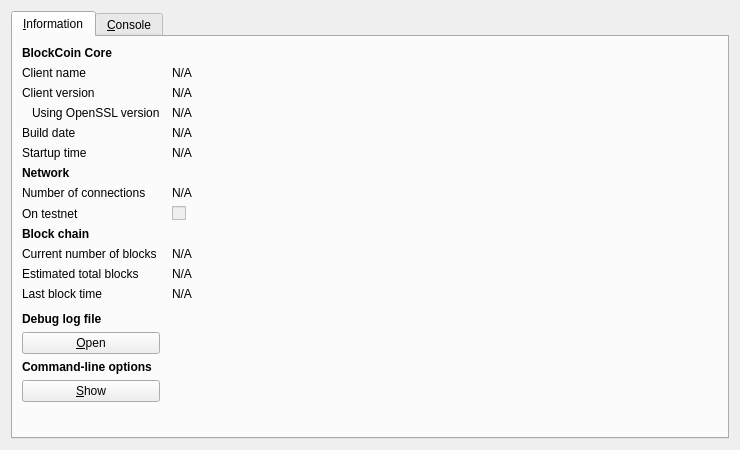
<?xml version="1.0" encoding="UTF-8"?>
<ui version="4.0">
 <class>RPCConsole</class>
 <widget class="QDialog" name="RPCConsole">
  <property name="geometry">
   <rect>
    <x>0</x>
    <y>0</y>
    <width>740</width>
    <height>450</height>
   </rect>
  </property>
  <property name="windowTitle">
   <string>BlockCoin - Debug window</string>
  </property>
  <layout class="QVBoxLayout" name="verticalLayout_2">
   <item>
    <widget class="QTabWidget" name="tabWidget">
     <property name="currentIndex">
      <number>0</number>
     </property>
     <widget class="QWidget" name="tab_info">
      <attribute name="title">
       <string>&amp;Information</string>
      </attribute>
      <layout class="QGridLayout" name="gridLayout" columnstretch="0,1">
       <property name="horizontalSpacing">
        <number>12</number>
       </property>
       <item row="0" column="0">
        <widget class="QLabel" name="label_9">
         <property name="font">
          <font>
           <weight>75</weight>
           <bold>true</bold>
          </font>
         </property>
         <property name="text">
          <string>BlockCoin Core</string>
         </property>
        </widget>
       </item>
       <item row="1" column="0">
        <widget class="QLabel" name="label_5">
         <property name="text">
          <string>Client name</string>
         </property>
        </widget>
       </item>
       <item row="1" column="1">
        <widget class="QLabel" name="clientName">
         <property name="cursor">
          <cursorShape>IBeamCursor</cursorShape>
         </property>
         <property name="text">
          <string>N/A</string>
         </property>
         <property name="textFormat">
          <enum>Qt::PlainText</enum>
         </property>
         <property name="textInteractionFlags">
          <set>Qt::LinksAccessibleByMouse|Qt::TextSelectableByKeyboard|Qt::TextSelectableByMouse</set>
         </property>
        </widget>
       </item>
       <item row="2" column="0">
        <widget class="QLabel" name="label_6">
         <property name="text">
          <string>Client version</string>
         </property>
        </widget>
       </item>
       <item row="2" column="1">
        <widget class="QLabel" name="clientVersion">
         <property name="cursor">
          <cursorShape>IBeamCursor</cursorShape>
         </property>
         <property name="text">
          <string>N/A</string>
         </property>
         <property name="textFormat">
          <enum>Qt::PlainText</enum>
         </property>
         <property name="textInteractionFlags">
          <set>Qt::LinksAccessibleByMouse|Qt::TextSelectableByKeyboard|Qt::TextSelectableByMouse</set>
         </property>
        </widget>
       </item>
       <item row="3" column="0">
        <widget class="QLabel" name="label_14">
         <property name="text">
          <string>Using OpenSSL version</string>
         </property>
         <property name="indent">
          <number>10</number>
         </property>
        </widget>
       </item>
       <item row="3" column="1">
        <widget class="QLabel" name="openSSLVersion">
         <property name="cursor">
          <cursorShape>IBeamCursor</cursorShape>
         </property>
         <property name="text">
          <string>N/A</string>
         </property>
         <property name="textFormat">
          <enum>Qt::PlainText</enum>
         </property>
         <property name="textInteractionFlags">
          <set>Qt::LinksAccessibleByMouse|Qt::TextSelectableByKeyboard|Qt::TextSelectableByMouse</set>
         </property>
        </widget>
       </item>
       <item row="4" column="0">
        <widget class="QLabel" name="label_12">
         <property name="text">
          <string>Build date</string>
         </property>
        </widget>
       </item>
       <item row="4" column="1">
        <widget class="QLabel" name="buildDate">
         <property name="cursor">
          <cursorShape>IBeamCursor</cursorShape>
         </property>
         <property name="text">
          <string>N/A</string>
         </property>
         <property name="textFormat">
          <enum>Qt::PlainText</enum>
         </property>
         <property name="textInteractionFlags">
          <set>Qt::LinksAccessibleByMouse|Qt::TextSelectableByKeyboard|Qt::TextSelectableByMouse</set>
         </property>
        </widget>
       </item>
       <item row="5" column="0">
        <widget class="QLabel" name="label_13">
         <property name="text">
          <string>Startup time</string>
         </property>
        </widget>
       </item>
       <item row="5" column="1">
        <widget class="QLabel" name="startupTime">
         <property name="cursor">
          <cursorShape>IBeamCursor</cursorShape>
         </property>
         <property name="text">
          <string>N/A</string>
         </property>
         <property name="textFormat">
          <enum>Qt::PlainText</enum>
         </property>
         <property name="textInteractionFlags">
          <set>Qt::LinksAccessibleByMouse|Qt::TextSelectableByKeyboard|Qt::TextSelectableByMouse</set>
         </property>
        </widget>
       </item>
       <item row="6" column="0">
        <widget class="QLabel" name="label_11">
         <property name="font">
          <font>
           <weight>75</weight>
           <bold>true</bold>
          </font>
         </property>
         <property name="text">
          <string>Network</string>
         </property>
        </widget>
       </item>
       <item row="7" column="0">
        <widget class="QLabel" name="label_7">
         <property name="text">
          <string>Number of connections</string>
         </property>
        </widget>
       </item>
       <item row="7" column="1">
        <widget class="QLabel" name="numberOfConnections">
         <property name="cursor">
          <cursorShape>IBeamCursor</cursorShape>
         </property>
         <property name="text">
          <string>N/A</string>
         </property>
         <property name="textFormat">
          <enum>Qt::PlainText</enum>
         </property>
         <property name="textInteractionFlags">
          <set>Qt::LinksAccessibleByMouse|Qt::TextSelectableByKeyboard|Qt::TextSelectableByMouse</set>
         </property>
        </widget>
       </item>
       <item row="8" column="0">
        <widget class="QLabel" name="label_8">
         <property name="text">
          <string>On testnet</string>
         </property>
        </widget>
       </item>
       <item row="8" column="1">
        <widget class="QCheckBox" name="isTestNet">
         <property name="enabled">
          <bool>false</bool>
         </property>
         <property name="text">
          <string/>
         </property>
        </widget>
       </item>
       <item row="9" column="0">
        <widget class="QLabel" name="label_10">
         <property name="font">
          <font>
           <weight>75</weight>
           <bold>true</bold>
          </font>
         </property>
         <property name="text">
          <string>Block chain</string>
         </property>
        </widget>
       </item>
       <item row="10" column="0">
        <widget class="QLabel" name="label_3">
         <property name="text">
          <string>Current number of blocks</string>
         </property>
        </widget>
       </item>
       <item row="10" column="1">
        <widget class="QLabel" name="numberOfBlocks">
         <property name="cursor">
          <cursorShape>IBeamCursor</cursorShape>
         </property>
         <property name="text">
          <string>N/A</string>
         </property>
         <property name="textFormat">
          <enum>Qt::PlainText</enum>
         </property>
         <property name="textInteractionFlags">
          <set>Qt::LinksAccessibleByMouse|Qt::TextSelectableByKeyboard|Qt::TextSelectableByMouse</set>
         </property>
        </widget>
       </item>
       <item row="11" column="0">
        <widget class="QLabel" name="label_4">
         <property name="text">
          <string>Estimated total blocks</string>
         </property>
        </widget>
       </item>
       <item row="11" column="1">
        <widget class="QLabel" name="totalBlocks">
         <property name="cursor">
          <cursorShape>IBeamCursor</cursorShape>
         </property>
         <property name="text">
          <string>N/A</string>
         </property>
         <property name="textFormat">
          <enum>Qt::PlainText</enum>
         </property>
         <property name="textInteractionFlags">
          <set>Qt::LinksAccessibleByMouse|Qt::TextSelectableByKeyboard|Qt::TextSelectableByMouse</set>
         </property>
        </widget>
       </item>
       <item row="12" column="0">
        <widget class="QLabel" name="label_2">
         <property name="text">
          <string>Last block time</string>
         </property>
        </widget>
       </item>
       <item row="12" column="1">
        <widget class="QLabel" name="lastBlockTime">
         <property name="cursor">
          <cursorShape>IBeamCursor</cursorShape>
         </property>
         <property name="text">
          <string>N/A</string>
         </property>
         <property name="textFormat">
          <enum>Qt::PlainText</enum>
         </property>
         <property name="textInteractionFlags">
          <set>Qt::LinksAccessibleByMouse|Qt::TextSelectableByKeyboard|Qt::TextSelectableByMouse</set>
         </property>
        </widget>
       </item>
       <item row="13" column="0">
        <spacer name="verticalSpacer_2">
         <property name="orientation">
          <enum>Qt::Vertical</enum>
         </property>
         <property name="sizeHint" stdset="0">
          <size>
           <width>20</width>
           <height>20</height>
          </size>
         </property>
        </spacer>
       </item>
       <item row="14" column="0">
        <widget class="QLabel" name="labelDebugLogfile">
         <property name="font">
          <font>
           <weight>75</weight>
           <bold>true</bold>
          </font>
         </property>
         <property name="text">
          <string>Debug log file</string>
         </property>
        </widget>
       </item>
       <item row="15" column="0">
        <widget class="QPushButton" name="openDebugLogfileButton">
         <property name="toolTip">
          <string>Open the BlockCoin debug log file from the current data directory. This can take a few seconds for large log files.</string>
         </property>
         <property name="text">
          <string>&amp;Open</string>
         </property>
         <property name="autoDefault">
          <bool>false</bool>
         </property>
        </widget>
       </item>
       <item row="16" column="0">
        <widget class="QLabel" name="labelCLOptions">
         <property name="font">
          <font>
           <weight>75</weight>
           <bold>true</bold>
          </font>
         </property>
         <property name="text">
          <string>Command-line options</string>
         </property>
        </widget>
       </item>
       <item row="17" column="0">
        <widget class="QPushButton" name="showCLOptionsButton">
         <property name="toolTip">
          <string>Show the BlockCoin-Qt help message to get a list with possible BlockCoin command-line options.</string>
         </property>
         <property name="text">
          <string>&amp;Show</string>
         </property>
         <property name="autoDefault">
          <bool>false</bool>
         </property>
        </widget>
       </item>
       <item row="18" column="0">
        <spacer name="verticalSpacer">
         <property name="orientation">
          <enum>Qt::Vertical</enum>
         </property>
         <property name="sizeHint" stdset="0">
          <size>
           <width>20</width>
           <height>40</height>
          </size>
         </property>
        </spacer>
       </item>
      </layout>
     </widget>
     <widget class="QWidget" name="tab_console">
      <attribute name="title">
       <string>&amp;Console</string>
      </attribute>
      <layout class="QVBoxLayout" name="verticalLayout_3">
       <property name="spacing">
        <number>3</number>
       </property>
       <item>
        <widget class="QTextEdit" name="messagesWidget">
         <property name="minimumSize">
          <size>
           <width>0</width>
           <height>100</height>
          </size>
         </property>
         <property name="readOnly">
          <bool>true</bool>
         </property>
         <property name="tabKeyNavigation" stdset="0">
          <bool>false</bool>
         </property>
         <property name="columnCount" stdset="0">
          <number>2</number>
         </property>
        </widget>
       </item>
       <item>
        <layout class="QHBoxLayout" name="horizontalLayout">
         <property name="spacing">
          <number>3</number>
         </property>
         <item>
          <widget class="QLabel" name="label">
           <property name="text">
            <string notr="true">&gt;</string>
           </property>
          </widget>
         </item>
         <item>
          <widget class="QLineEdit" name="lineEdit"/>
         </item>
         <item>
          <widget class="QPushButton" name="clearButton">
           <property name="maximumSize">
            <size>
             <width>24</width>
             <height>24</height>
            </size>
           </property>
           <property name="toolTip">
            <string>Clear console</string>
           </property>
           <property name="text">
            <string/>
           </property>
           <property name="icon">
            <iconset resource="../bitcoin.qrc">
             <normaloff>:/icons/remove</normaloff>:/icons/remove</iconset>
           </property>
           <property name="shortcut">
            <string notr="true">Ctrl+L</string>
           </property>
           <property name="autoDefault">
            <bool>false</bool>
           </property>
          </widget>
         </item>
        </layout>
       </item>
      </layout>
     </widget>
    </widget>
   </item>
  </layout>
 </widget>
 <resources>
  <include location="../bitcoin.qrc"/>
 </resources>
 <connections/>
</ui>
